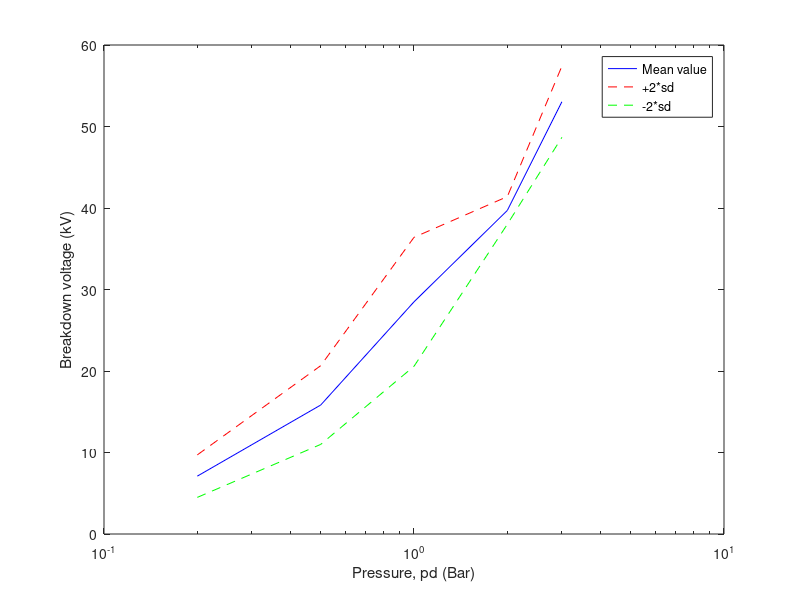

Write MATLAB code to recreate this figure.
%% Lab exercise 6
clear all
clc

bar_02 = [0.2 0.2 0.2 0.2 0.2];
bar_05 = [0.5 0.5 0.5 0.5 0.5];

% Data
data_02 = [8.9 7.9 6.9 5.9 5.9];
data_05 = [13.22 13.78 16.75 19.2 16.16];
data_1 = [23.17 26.55 28.98 33.8 29.94];
data_2 = [41 39.8 39.1 38.8 39.8];
data_3 = [50.4 55 55.4 51.4 53];

% Mean values
mu_02 = mean(data_02);
mu_05 = mean(data_05);
mu_1 = mean(data_1);
mu_2 = mean(data_2);
mu_3 = mean(data_3);

% Stanard deviations
std_02 = std(data_02);
std_05 = std(data_05);
std_1 = std(data_1);
std_2 = std(data_2);
std_3 = std(data_3);

data_max = [mu_02+2*std_02 mu_05+2*std_05 mu_1+2*std_1 mu_2+2*std_2 mu_3+2*std_3]; 
data_min = [mu_02-2*std_02 mu_05-2*std_05 mu_1-2*std_1 mu_2-2*std_2 mu_3-2*std_3]; 


%% Plot
data_mean = [mu_02; mu_05; mu_1; mu_2; mu_3];
pd = [0.2; 0.5; 1; 2; 3];

figure(1)
semilogx(pd, data_mean, 'b')
hold on
semilogx(pd, data_max, '--r')
semilogx(pd, data_min, '--g')
legend('Mean value', '+2*sd', '-2*sd')
xlabel('Pressure, pd (Bar)') 
ylabel('Breakdown voltage (kV)')

%% Opt
clear all
clc
pd = 1;
fun = @(x) x(1)*pd*10e3 + x(2)*sqrt(pd);
x0 = [6, 24];
x = fminsearch(fun, x0)
